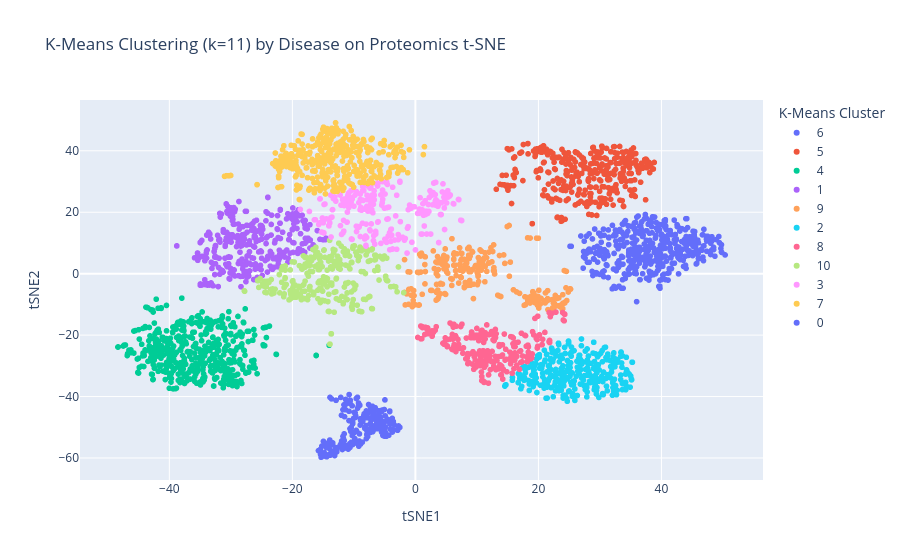

Source (notebook cell):
### Markdown cell above
### 3.5.3. Agrupamiento K-Means sobre las coordenadas t-SNE de proteómica

Aplicamos K-Means a las dimensiones reducidas con t-SNE para identificar grupos relacionados con las etiquetas `disease`. El número de grupos `k` se determina a partir del número de enfermedades distintas.

### Code cell
from sklearn.cluster import KMeans
from sklearn.metrics import silhouette_score

# Preparar los datos para agrupar (solo coordenadas t-SNE de proteómica)
X_tsne_prot = tsne_prot_df[['tSNE1', 'tSNE2']].values

# --- K-Means basado en 'disease' ---
# Determinar el número de grupos a partir de las enfermedades distintas
k_disease_prot = tsne_prot_df['disease'].nunique()
print(f"Number of unique diseases in proteomics t-SNE: {k_disease_prot}")

kmeans_disease_prot = KMeans(n_clusters=k_disease_prot, random_state=123, n_init=10)
kmeans_disease_prot_labels = kmeans_disease_prot.fit_predict(X_tsne_prot)
tsne_prot_df['kmeans_disease_cluster'] = kmeans_disease_prot_labels

# Visualizar los resultados de K-Means basados en la enfermedad
fig_kmeans_disease_prot = px.scatter(
    tsne_prot_df, x='tSNE1', y='tSNE2', color=tsne_prot_df['kmeans_disease_cluster'].astype(str),
    title=f'K-Means Clustering (k={k_disease_prot}) by Disease on Proteomics t-SNE',
    labels={'color': 'K-Means Cluster'},
    hover_data={'kmeans_disease_cluster': True, 'disease': True} # Añadir enfermedad a la información al pasar el cursor
)
fig_kmeans_disease_prot.show()

# Evaluar el agrupamiento con el coeficiente de silueta
silhouette_avg_disease_prot = silhouette_score(X_tsne_prot, kmeans_disease_prot_labels)
print(f"Silhouette Score for K-Means (based on disease in proteomics t-SNE): {silhouette_avg_disease_prot:.3f}")

### Figure 1 — Plotly figure (JSON) as saved in the notebook; plotly's stock layout.template omitted (floating-point values rounded to 4 significant figures; data arrays with more than 128 entries replaced by an {"elided": "..."} marker saying what was removed)
{"data": [{"customdata": {"elided": "202x2 mixed values"}, "hovertemplate": "K-Means Cluster=6<br>tSNE1=%{x}<br>tSNE2=%{y}<br>kmeans_disease_cluster=%{customdata[0]}<br>disease=%{customdata[1]}<extra></extra>", "legendgroup": "6", "marker": {"color": "#636efa", "symbol": "circle"}, "mode": "markers", "name": "6", "showlegend": true, "type": "scattergl", "x": {"elided": "202 float values"}, "xaxis": "x", "y": {"elided": "202 float values"}, "yaxis": "y"}, {"customdata": {"elided": "357x2 mixed values"}, "hovertemplate": "K-Means Cluster=5<br>tSNE1=%{x}<br>tSNE2=%{y}<br>kmeans_disease_cluster=%{customdata[0]}<br>disease=%{customdata[1]}<extra></extra>", "legendgroup": "5", "marker": {"color": "#EF553B", "symbol": "circle"}, "mode": "markers", "name": "5", "showlegend": true, "type": "scattergl", "x": {"elided": "357 float values"}, "xaxis": "x", "y": {"elided": "357 float values"}, "yaxis": "y"}, {"customdata": {"elided": "456x2 mixed values"}, "hovertemplate": "K-Means Cluster=4<br>tSNE1=%{x}<br>tSNE2=%{y}<br>kmeans_disease_cluster=%{customdata[0]}<br>disease=%{customdata[1]}<extra></extra>", "legendgroup": "4", "marker": {"color": "#00cc96", "symbol": "circle"}, "mode": "markers", "name": "4", "showlegend": true, "type": "scattergl", "x": {"elided": "456 float values"}, "xaxis": "x", "y": {"elided": "456 float values"}, "yaxis": "y"}, {"customdata": {"elided": "325x2 mixed values"}, "hovertemplate": "K-Means Cluster=1<br>tSNE1=%{x}<br>tSNE2=%{y}<br>kmeans_disease_cluster=%{customdata[0]}<br>disease=%{customdata[1]}<extra></extra>", "legendgroup": "1", "marker": {"color": "#ab63fa", "symbol": "circle"}, "mode": "markers", "name": "1", "showlegend": true, "type": "scattergl", "x": {"elided": "325 float values"}, "xaxis": "x", "y": {"elided": "325 float values"}, "yaxis": "y"}, {"customdata": {"elided": "251x2 mixed values"}, "hovertemplate": "K-Means Cluster=9<br>tSNE1=%{x}<br>tSNE2=%{y}<br>kmeans_disease_cluster=%{customdata[0]}<br>disease=%{customdata[1]}<extra></extra>", "legendgroup": "9", "marker": {"color": "#FFA15A", "symbol": "circle"}, "mode": "markers", "name": "9", "showlegend": true, "type": "scattergl", "x": {"elided": "251 float values"}, "xaxis": "x", "y": {"elided": "251 float values"}, "yaxis": "y"}, {"customdata": {"elided": "314x2 mixed values"}, "hovertemplate": "K-Means Cluster=2<br>tSNE1=%{x}<br>tSNE2=%{y}<br>kmeans_disease_cluster=%{customdata[0]}<br>disease=%{customdata[1]}<extra></extra>", "legendgroup": "2", "marker": {"color": "#19d3f3", "symbol": "circle"}, "mode": "markers", "name": "2", "showlegend": true, "type": "scattergl", "x": {"elided": "314 float values"}, "xaxis": "x", "y": {"elided": "314 float values"}, "yaxis": "y"}, {"customdata": {"elided": "238x2 mixed values"}, "hovertemplate": "K-Means Cluster=8<br>tSNE1=%{x}<br>tSNE2=%{y}<br>kmeans_disease_cluster=%{customdata[0]}<br>disease=%{customdata[1]}<extra></extra>", "legendgroup": "8", "marker": {"color": "#FF6692", "symbol": "circle"}, "mode": "markers", "name": "8", "showlegend": true, "type": "scattergl", "x": {"elided": "238 float values"}, "xaxis": "x", "y": {"elided": "238 float values"}, "yaxis": "y"}, {"customdata": {"elided": "280x2 mixed values"}, "hovertemplate": "K-Means Cluster=10<br>tSNE1=%{x}<br>tSNE2=%{y}<br>kmeans_disease_cluster=%{customdata[0]}<br>disease=%{customdata[1]}<extra></extra>", "legendgroup": "10", "marker": {"color": "#B6E880", "symbol": "circle"}, "mode": "markers", "name": "10", "showlegend": true, "type": "scattergl", "x": {"elided": "280 float values"}, "xaxis": "x", "y": {"elided": "280 float values"}, "yaxis": "y"}, {"customdata": {"elided": "250x2 mixed values"}, "hovertemplate": "K-Means Cluster=3<br>tSNE1=%{x}<br>tSNE2=%{y}<br>kmeans_disease_cluster=%{customdata[0]}<br>disease=%{customdata[1]}<extra></extra>", "legendgroup": "3", "marker": {"color": "#FF97FF", "symbol": "circle"}, "mode": "markers", "name": "3", "showlegend": true, "type": "scattergl", "x": {"elided": "250 float values"}, "xaxis": "x", "y": {"elided": "250 float values"}, "yaxis": "y"}, {"customdata": {"elided": "373x2 mixed values"}, "hovertemplate": "K-Means Cluster=7<br>tSNE1=%{x}<br>tSNE2=%{y}<br>kmeans_disease_cluster=%{customdata[0]}<br>disease=%{customdata[1]}<extra></extra>", "legendgroup": "7", "marker": {"color": "#FECB52", "symbol": "circle"}, "mode": "markers", "name": "7", "showlegend": true, "type": "scattergl", "x": {"elided": "373 float values"}, "xaxis": "x", "y": {"elided": "373 float values"}, "yaxis": "y"}, {"customdata": {"elided": "408x2 mixed values"}, "hovertemplate": "K-Means Cluster=0<br>tSNE1=%{x}<br>tSNE2=%{y}<br>kmeans_disease_cluster=%{customdata[0]}<br>disease=%{customdata[1]}<extra></extra>", "legendgroup": "0", "marker": {"color": "#636efa", "symbol": "circle"}, "mode": "markers", "name": "0", "showlegend": true, "type": "scattergl", "x": {"elided": "408 float values"}, "xaxis": "x", "y": {"elided": "408 float values"}, "yaxis": "y"}], "layout": {"legend": {"title": {"text": "K-Means Cluster"}, "tracegroupgap": 0}, "title": {"text": "K-Means Clustering (k=11) by Disease on Proteomics t-SNE"}, "xaxis": {"anchor": "y", "domain": [0, 1], "title": {"text": "tSNE1"}}, "yaxis": {"anchor": "x", "domain": [0, 1], "title": {"text": "tSNE2"}}}}
